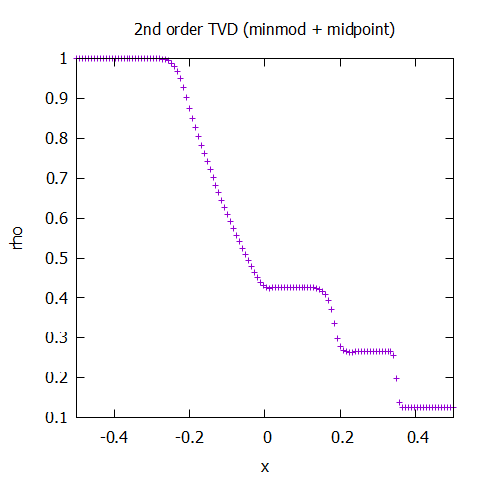

gnuplot code for this plot:
reset
set terminal pngcairo size 480, 480
set out "03.png"
unset key

set title "2nd order TVD (minmod + midpoint)"

set xlabel "x"
set ylabel "rho"
set xrange [-0.5:0.5]
plot "out.data" u 1:2 

set out
set terminal wxt enhanced
reset
